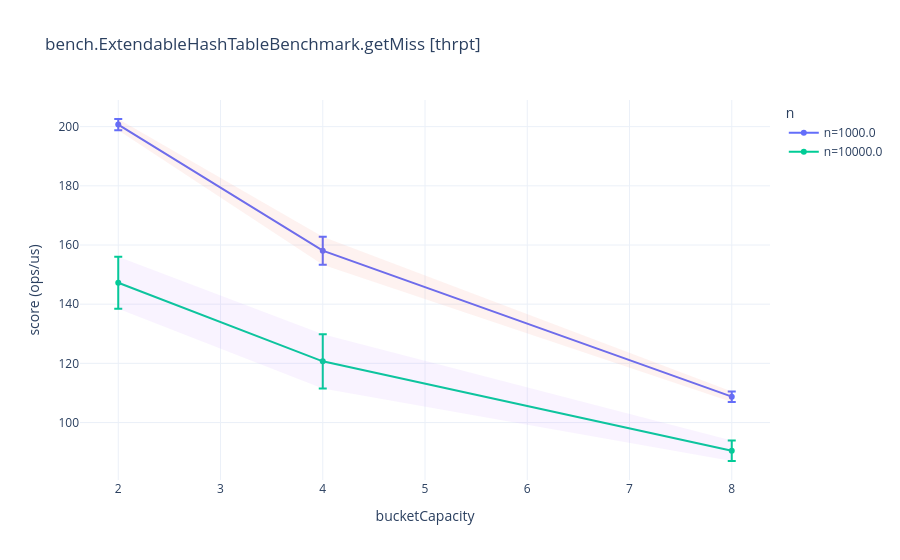

Notebook code for this chart:
### Markdown cell above
### bench.ExtendableHashTableBenchmark.getMiss
**mode**: `thrpt`

### Code cell
g = df[(df['benchmark'] == "bench.ExtendableHashTableBenchmark.getMiss") & (df['mode'] == "thrpt")].copy()
fig, x_param, series_param, varying = build_chart(g, "bench.ExtendableHashTableBenchmark.getMiss [thrpt]")
fig.show()
table_cols = ['benchmark', 'mode'] + [c for c in param_cols if c in g.columns] + ['score', 'scoreError', 'ciLow', 'ciHigh', 'unit']
display(g[table_cols].sort_values(table_cols[:2]).reset_index(drop=True))

### Figure 1 — Plotly figure (JSON) as saved in the notebook; plotly's stock layout.template omitted (floating-point values rounded to 4 significant figures)
{"data": [{"error_y": {"array": [1.893, 4.746, 1.782], "type": "data", "visible": true}, "mode": "lines+markers", "name": "n=1000.0", "type": "scatter", "x": [2.0, 4.0, 8.0], "y": [200.7, 158.1, 108.7]}, {"fill": "toself", "hoverinfo": "skip", "line": {"width": 0}, "mode": "lines", "opacity": 0.15, "showlegend": false, "type": "scatter", "x": [2.0, 4.0, 8.0, 8.0, 4.0, 2.0], "y": [202.6, 162.8, 110.5, 107.0, 153.3, 198.8]}, {"error_y": {"array": [8.766, 9.184, 3.482], "type": "data", "visible": true}, "mode": "lines+markers", "name": "n=10000.0", "type": "scatter", "x": [2.0, 4.0, 8.0], "y": [147.3, 120.7, 90.49]}, {"fill": "toself", "hoverinfo": "skip", "line": {"width": 0}, "mode": "lines", "opacity": 0.15, "showlegend": false, "type": "scatter", "x": [2.0, 4.0, 8.0, 8.0, 4.0, 2.0], "y": [156.0, 129.9, 93.97, 87.01, 111.5, 138.5]}], "layout": {"legend": {"title": {"text": "n"}}, "title": {"text": "bench.ExtendableHashTableBenchmark.getMiss [thrpt]"}, "xaxis": {"title": {"text": "bucketCapacity"}}, "yaxis": {"title": {"text": "score (ops/us)"}}}}
